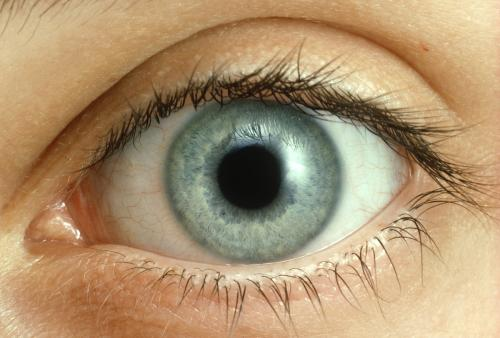
//> input picture learning opencv practice/6_7/1.jpg, 500 x 338 px
$ ./6_7   (built with g++ and OpenCV 4)
//> lines starting //> are read from the running program, lines starting //| are printed output that depends on the picture
#include<cv.h>
#include<highgui.h>


using namespace cv;


int main(int argc, char* argv[])
{
    Mat img = imread("1.jpg");
//> img is the input picture: 338 rows x 500 cols, CV_8UC3; mean B, G, R 111.6, 147.1, 173.6
    imshow("src", img);

    double threshold1 = 30;

    Mat dst;
    Canny(img, dst, threshold1, 1.5*threshold1); //30-45
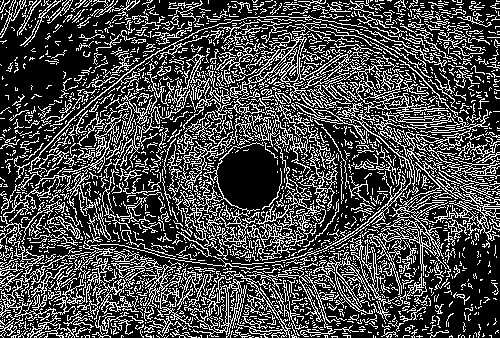
//> dst: 338 rows x 500 cols, CV_8UC1; 28.3% white in thin lines or dots
    imshow("dst",dst);

    Mat dst1;
    Canny(img, dst1, threshold1, 2.5*threshold1);//30-75
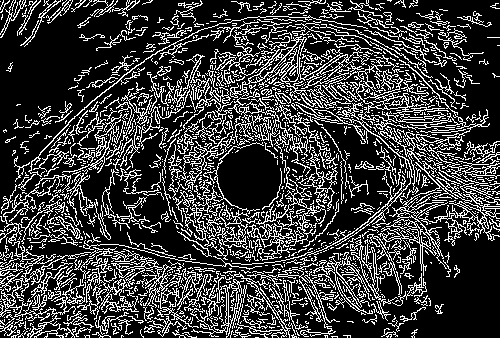
//> dst1: 338 rows x 500 cols, CV_8UC1; 23.9% white in thin lines or dots
    imshow("dst1", dst1);

    Mat dst2;
    Canny(img, dst2, threshold1, 4.5*threshold1);//30-130
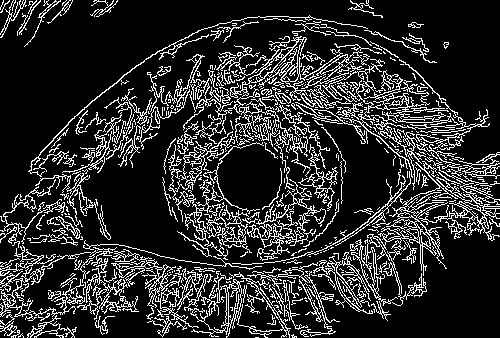
//> dst2: 338 rows x 500 cols, CV_8UC1; 17.4% white in thin lines or dots
    imshow("dst2", dst2);

    Mat dst3;
    Canny(img, dst3, threshold1, 6 * threshold1);//30-180
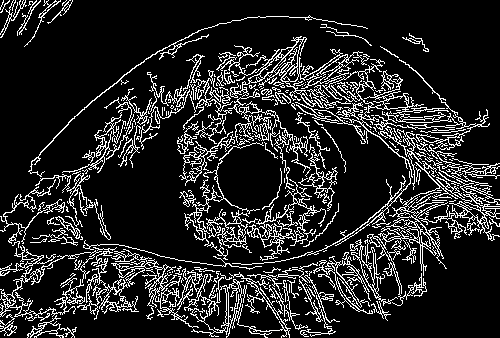
//> dst3: 338 rows x 500 cols, CV_8UC1; 15% white in thin lines or dots
    imshow("dst3", dst3);

    Mat dst4;
    Canny(img, dst4, threshold1, 8 * threshold1);//30-240
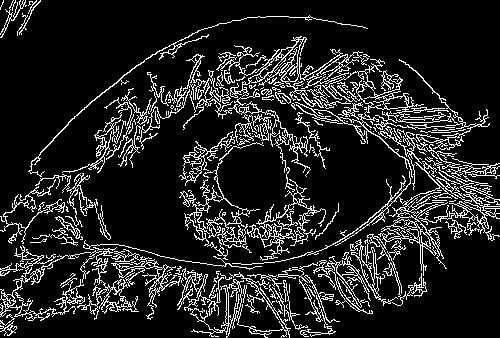
//> dst4: 338 rows x 500 cols, CV_8UC1; 13.5% white in thin lines or dots
    imshow("dst4", dst4);
    waitKey();
    return 0;
}
